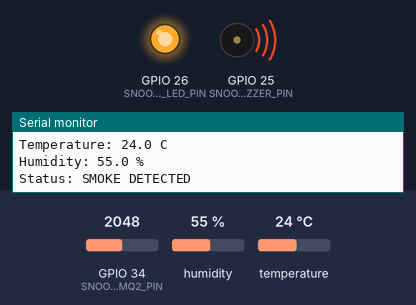
The sketch below on a simulated ESP32. Shown: output pins drawn as LEDs (lit = HIGH), buzzer (waves = sounding, pin HIGH), the last lines printed to the serial monitor. Inputs (shaded band) come from the test bench; at power-on: GPIO 34 (SNOOPSMOKE_MQ2_PIN) = 2048, humidity 55 %, temperature 24 °C (analog values on the 0–4095 scale).

Above: at 4.8 s.
4.9 s: GPIO 34 (SNOOPSMOKE_MQ2_PIN) set to 741
7.9 s: GPIO 34 (SNOOPSMOKE_MQ2_PIN) set to 641
At 8.6 s:
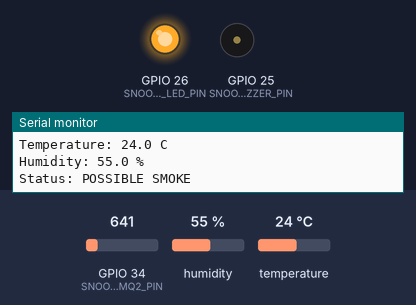
10.9 s: GPIO 34 (SNOOPSMOKE_MQ2_PIN) set to 740
At 13.1 s:
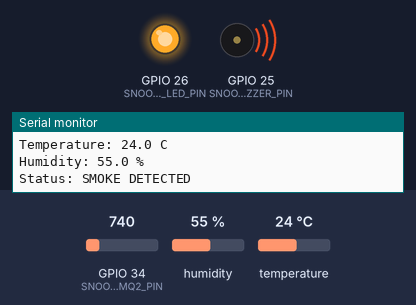
13.9 s: GPIO 34 (SNOOPSMOKE_MQ2_PIN) set to 660
At 14.6 s:
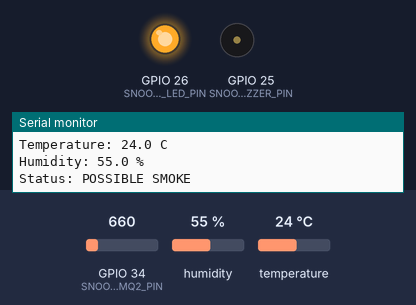
Timing chart, 0 to 16.9 s (numbered marks = the images above; inputs shaded):
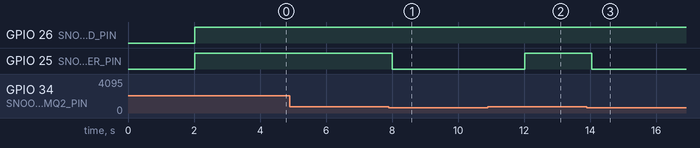

Measured:
- the behaviour switches between 700 and 699 on GPIO 34 (SNOOPSMOKE_MQ2_PIN) (found by bisection; images 0 and 1)
- after the input at 7.9 s, GPIO 25 (SNOOPSMOKE_BUZZER_PIN): HIGH → LOW after 0.11 s
- after the input at 10.9 s, GPIO 25 (SNOOPSMOKE_BUZZER_PIN): LOW → HIGH after 1.1 s
- after the input at 13.9 s, GPIO 25 (SNOOPSMOKE_BUZZER_PIN): HIGH → LOW after 0.14 s

The sketch:

SnoopSmoke_Sensor.ino
```cpp
#include <DHT.h>
#include <HTTPClient.h>
#include <WiFi.h>
#include <math.h>
#include <string.h>

// Copy SnoopSmoke_Config.h.example to SnoopSmoke_Config.h and fill in the
// local values. The real config file is ignored by Git.
#if defined(__has_include)
#if __has_include("SnoopSmoke_Config.h")
#include "SnoopSmoke_Config.h"
#endif
#endif

// =========================
// CONFIGURATION DEFAULTS
// =========================

#ifndef SNOOPSMOKE_WIFI_SSID
#define SNOOPSMOKE_WIFI_SSID ""
#endif

#ifndef SNOOPSMOKE_WIFI_PASSWORD
#define SNOOPSMOKE_WIFI_PASSWORD ""
#endif

#ifndef SNOOPSMOKE_DEVICE_ID
#define SNOOPSMOKE_DEVICE_ID "snoopsmoke-01"
#endif

// Any HTTPS-capable webhook or server endpoint that accepts the JSON payload
// documented in the README. Leave empty to run locally without cloud alerts.
#ifndef SNOOPSMOKE_ALERT_WEBHOOK_URL
#define SNOOPSMOKE_ALERT_WEBHOOK_URL ""
#endif

#ifndef SNOOPSMOKE_ALERT_API_KEY
#define SNOOPSMOKE_ALERT_API_KEY ""
#endif

// =========================
// UNIVERSAL ESP32 PIN MAP
// =========================

// These defaults target a classic ESP32 DevKit-style board. Override them in
// SnoopSmoke_Config.h if the board variant or verified wiring is different.
#ifndef SNOOPSMOKE_MQ2_PIN
#define SNOOPSMOKE_MQ2_PIN 34
#endif

#ifndef SNOOPSMOKE_DHT_PIN
#define SNOOPSMOKE_DHT_PIN 4
#endif

#ifndef SNOOPSMOKE_BUZZER_PIN
#define SNOOPSMOKE_BUZZER_PIN 25
#endif

#ifndef SNOOPSMOKE_ALERT_LED_PIN
#define SNOOPSMOKE_ALERT_LED_PIN 26
#endif

#ifndef SNOOPSMOKE_DHT_TYPE
#define SNOOPSMOKE_DHT_TYPE DHT11
#endif

const uint8_t MQ2_PIN = SNOOPSMOKE_MQ2_PIN;
const uint8_t DHT_PIN = SNOOPSMOKE_DHT_PIN;
const uint8_t BUZZER_PIN = SNOOPSMOKE_BUZZER_PIN;
const uint8_t ALERT_LED_PIN = SNOOPSMOKE_ALERT_LED_PIN;

DHT dht(DHT_PIN, SNOOPSMOKE_DHT_TYPE);

// =========================
// DETECTION SETTINGS
// =========================

// Initial test values only. Calibrate these with the installed sensor.
#ifndef SNOOPSMOKE_WARNING_THRESHOLD
#define SNOOPSMOKE_WARNING_THRESHOLD 500
#endif

#ifndef SNOOPSMOKE_DETECTION_THRESHOLD
#define SNOOPSMOKE_DETECTION_THRESHOLD 700
#endif

#ifndef SNOOPSMOKE_SAMPLE_INTERVAL_MS
#define SNOOPSMOKE_SAMPLE_INTERVAL_MS 2000UL
#endif

#ifndef SNOOPSMOKE_WIFI_RETRY_INTERVAL_MS
#define SNOOPSMOKE_WIFI_RETRY_INTERVAL_MS 30000UL
#endif

#ifndef SNOOPSMOKE_ALERT_RETRY_INTERVAL_MS
#define SNOOPSMOKE_ALERT_RETRY_INTERVAL_MS 10000UL
#endif

struct SensorReading {
  int smoke;
  float temperature;
  float humidity;
  bool dhtValid;
};

enum class SmokeState : uint8_t {
  Normal,
  Warning,
  Detected
};

SmokeState currentState = SmokeState::Normal;
bool stateInitialized = false;
bool pendingAlert = false;
SmokeState pendingState = SmokeState::Normal;
SensorReading pendingReading = {0, NAN, NAN, false};

unsigned long lastSampleAt = 0;
unsigned long lastWiFiAttemptAt = 0;
unsigned long lastAlertAttemptAt = 0;

bool hasWiFiConfig() {
  return strlen(SNOOPSMOKE_WIFI_SSID) > 0;
}

bool hasWebhookConfig() {
  return strlen(SNOOPSMOKE_ALERT_WEBHOOK_URL) > 0;
}

const char* stateLabel(SmokeState state) {
  switch (state) {
    case SmokeState::Detected:
      return "SMOKE DETECTED";
    case SmokeState::Warning:
      return "POSSIBLE SMOKE";
    default:
      return "NORMAL";
  }
}

const char* eventLabel(SmokeState state) {
  switch (state) {
    case SmokeState::Detected:
      return "SMOKE_DETECTED";
    case SmokeState::Warning:
      return "POSSIBLE_SMOKE";
    default:
      return "CLEAR";
  }
}

SmokeState classifySmoke(int smokeValue) {
  if (smokeValue >= SNOOPSMOKE_DETECTION_THRESHOLD) {
    return SmokeState::Detected;
  }

  if (smokeValue >= SNOOPSMOKE_WARNING_THRESHOLD) {
    return SmokeState::Warning;
  }

  return SmokeState::Normal;
}

void connectWiFi() {
  if (!hasWiFiConfig()) {
    return;
  }

  lastWiFiAttemptAt = millis();
  Serial.print("Connecting to Wi-Fi");

  WiFi.mode(WIFI_STA);
  WiFi.setAutoReconnect(true);
  WiFi.begin(SNOOPSMOKE_WIFI_SSID, SNOOPSMOKE_WIFI_PASSWORD);

  const unsigned long startedAt = millis();
  while (WiFi.status() != WL_CONNECTED && millis() - startedAt < 15000UL) {
    delay(250);
    Serial.print(".");
  }

  if (WiFi.status() == WL_CONNECTED) {
    Serial.println();
    Serial.print("Wi-Fi connected: ");
    Serial.println(WiFi.localIP());
  } else {
    Serial.println();
    Serial.println("Wi-Fi unavailable; local monitoring continues.");
  }
}

void maintainWiFi() {
  if (!hasWiFiConfig() || WiFi.status() == WL_CONNECTED) {
    return;
  }

  if (millis() - lastWiFiAttemptAt >= SNOOPSMOKE_WIFI_RETRY_INTERVAL_MS) {
    connectWiFi();
  }
}

String jsonNumber(float value, bool valid) {
  if (!valid || isnan(value)) {
    return "null";
  }

  return String(value, 1);
}

bool postAlert(const char* event, SmokeState state, const SensorReading& reading) {
  if (!hasWebhookConfig() || WiFi.status() != WL_CONNECTED) {
    return false;
  }

  HTTPClient http;
  if (!http.begin(SNOOPSMOKE_ALERT_WEBHOOK_URL)) {
    Serial.println("Unable to open alert webhook.");
    return false;
  }

  http.setConnectTimeout(5000);
  http.setTimeout(5000);
  http.addHeader("Content-Type", "application/json");

  if (strlen(SNOOPSMOKE_ALERT_API_KEY) > 0) {
    http.addHeader("X-API-Key", SNOOPSMOKE_ALERT_API_KEY);
  }

  String payload = "{\"device\":\"";
  payload += SNOOPSMOKE_DEVICE_ID;
  payload += "\",\"event\":\"";
  payload += event;
  payload += "\",\"status\":\"";
  payload += stateLabel(state);
  payload += "\",\"smoke\":";
  payload += String(reading.smoke);
  payload += ",\"temperature\":";
  payload += jsonNumber(reading.temperature, reading.dhtValid);
  payload += ",\"humidity\":";
  payload += jsonNumber(reading.humidity, reading.dhtValid);
  payload += ",\"wifi_rssi\":";
  payload += String(WiFi.RSSI());
  payload += "}";

  const int responseCode = http.POST(payload);
  Serial.print("Alert webhook response: ");
  Serial.println(responseCode);
  http.end();

  return responseCode >= 200 && responseCode < 300;
}

void queueStateAlert(SmokeState nextState, const SensorReading& reading) {
  if (stateInitialized && nextState == currentState) {
    return;
  }

  const SmokeState previousState = currentState;
  currentState = nextState;
  stateInitialized = true;

  // Do not notify for the first normal reading. Notify on warning, detection,
  // and the return to normal after an alert.
  const bool shouldNotify = nextState != SmokeState::Normal || previousState != SmokeState::Normal;
  if (!shouldNotify) {
    return;
  }

  pendingState = nextState;
  pendingReading = reading;
  pendingAlert = true;
}

void trySendPendingAlert() {
  if (!pendingAlert) {
    return;
  }

  if (!hasWebhookConfig()) {
    pendingAlert = false;
    return;
  }

  if (millis() - lastAlertAttemptAt < SNOOPSMOKE_ALERT_RETRY_INTERVAL_MS) {
    return;
  }

  lastAlertAttemptAt = millis();
  if (postAlert(eventLabel(pendingState), pendingState, pendingReading)) {
    pendingAlert = false;
  }
}

void updateLocalIndicators(SmokeState state) {
  digitalWrite(ALERT_LED_PIN, state == SmokeState::Normal ? LOW : HIGH);

  // The default assumes an active buzzer module. Use a transistor driver for
  // buzzers that draw more current than an ESP32 GPIO can safely supply.
  digitalWrite(BUZZER_PIN, state == SmokeState::Detected ? HIGH : LOW);
}

SensorReading readSensors() {
  SensorReading reading;
  reading.smoke = analogRead(MQ2_PIN);
  reading.temperature = dht.readTemperature();
  reading.humidity = dht.readHumidity();
  reading.dhtValid = !isnan(reading.temperature) && !isnan(reading.humidity);
  return reading;
}

void printReading(const SensorReading& reading, SmokeState state) {
  Serial.println("--------------------------------");
  Serial.print("Smoke/Gas Level: ");
  Serial.println(reading.smoke);

  if (reading.dhtValid) {
    Serial.print("Temperature: ");
    Serial.print(reading.temperature, 1);
    Serial.println(" C");

    Serial.print("Humidity: ");
    Serial.print(reading.humidity, 1);
    Serial.println(" %");
  } else {
    Serial.println("DHT11: READ FAILED");
  }

  Serial.print("Status: ");
  Serial.println(stateLabel(state));
}

void setup() {
  Serial.begin(115200);

  pinMode(ALERT_LED_PIN, OUTPUT);
  pinMode(BUZZER_PIN, OUTPUT);
  digitalWrite(ALERT_LED_PIN, LOW);
  digitalWrite(BUZZER_PIN, LOW);

  pinMode(MQ2_PIN, INPUT);
  analogReadResolution(12);

  dht.begin();

  Serial.println();
  Serial.println("================================");
  Serial.println("       SNOOPSMOKE SYSTEM");
  Serial.println("================================");
  Serial.println("Local monitoring starting...");

  if (hasWebhookConfig()) {
    Serial.println("Cloud alert transport: configured");
  } else {
    Serial.println("Cloud alert transport: not configured");
  }

  connectWiFi();
}

void loop() {
  maintainWiFi();
  trySendPendingAlert();

  if (millis() - lastSampleAt < SNOOPSMOKE_SAMPLE_INTERVAL_MS) {
    delay(10);
    return;
  }

  lastSampleAt = millis();
  const SensorReading reading = readSensors();
  const SmokeState state = classifySmoke(reading.smoke);

  updateLocalIndicators(state);
  printReading(reading, state);
  queueStateAlert(state, reading);
  trySendPendingAlert();
}
```
